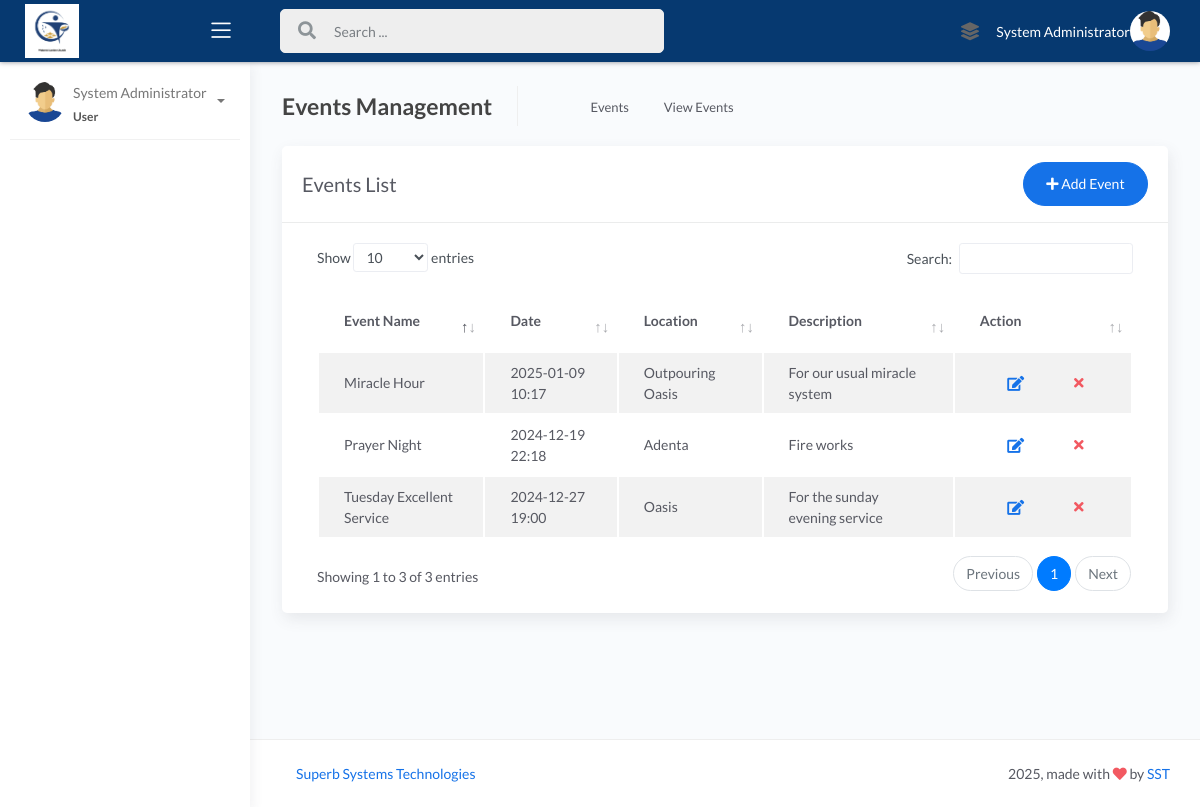
/events/view_events.php (signed in), run on the app's committed database.
### tables this page shows
CREATE TABLE `users` (
  `id` int(11) NOT NULL AUTO_INCREMENT,
  `member_id` int(11) DEFAULT NULL,
  `username` varchar(50) NOT NULL,
  `email` varchar(100) NOT NULL,
  `password` varchar(255) NOT NULL,
  `full_name` varchar(100) NOT NULL,
  `status` enum('active','inactive','suspended') NOT NULL DEFAULT 'active',
  `phone` varchar(20) DEFAULT NULL,
  `department` varchar(50) DEFAULT NULL,
  `position` varchar(50) DEFAULT NULL,
  `last_login` datetime DEFAULT NULL,
  `login_attempts` int(11) DEFAULT 0,
  `password_reset_token` varchar(100) DEFAULT NULL,
  `password_reset_expires` datetime DEFAULT NULL,
  `profile_image` varchar(255) DEFAULT NULL,
  `permissions` text DEFAULT NULL,
  `created_by` int(11) DEFAULT NULL,
  `created_at` timestamp NOT NULL DEFAULT current_timestamp(),
  `updated_at` timestamp NOT NULL DEFAULT current_timestamp() ON UPDATE current_timestamp(),
  `password_changed` tinyint(1) NOT NULL DEFAULT 0 COMMENT 'Flag to check if first-time password has been changed',
  PRIMARY KEY (`id`),
  UNIQUE KEY `username` (`username`),
  KEY `created_by` (`created_by`),
  KEY `idx_member_id` (`member_id`),
  CONSTRAINT `fk_user_member` FOREIGN KEY (`member_id`) REFERENCES `members` (`id`) ON DELETE SET NULL ON UPDATE CASCADE,
  CONSTRAINT `users_creator_fk` FOREIGN KEY (`created_by`) REFERENCES `users` (`id`) ON DELETE SET NULL
);

CREATE TABLE `events` (
  `id` int(11) NOT NULL AUTO_INCREMENT,
  `event_name` varchar(100) NOT NULL,
  `event_date` datetime NOT NULL,
  `location` varchar(100) DEFAULT NULL,
  `description` text DEFAULT NULL,
  PRIMARY KEY (`id`)
);

### events/view_events.php (the view, shortened to what this page needs)
<?php
require_once '../includes/auth.php';
?>
<!DOCTYPE html>
<html lang="en">
<head>
    <link rel="stylesheet" href="../res/assets/css/bootstrap.min.css">
    <link rel="stylesheet" href="../res/assets/css/atlantis.min.css">
</head>
<body>
    <div class="wrapper">
        <?php include '../res/main_header.php'; ?>
        <?php include '../res/sidebar.php'; ?>
        <div class="main-panel">
            <div class="content">
                <div class="page-inner">
                    <div class="page-header">
                        <h4 class="page-title">Events Management</h4>
                        <ul class="breadcrumbs">
                            <li class="nav-home">
                                <a href="#">
                                    <i class="flaticon-home"></i>
                                </a>
                            </li>
                            <li class="separator">
                                <i class="flaticon-right-arrow"></i>
                            </li>
                            <li class="nav-item">
                                <a href="#">Events</a>
                            </li>
                            <li class="separator">
                                <i class="flaticon-right-arrow"></i>
                            </li>
                            <li class="nav-item">
                                <a href="#">View Events</a>
                            </li>
                        </ul>
                    </div>
                    <div class="row">
                        <div class="col-md-12">
                            <div class="card">
                                <div class="card-header">
                                    <div class="d-flex align-items-center">
                                        <h4 class="card-title">Events List</h4>
                                        <button class="btn btn-primary btn-round ml-auto" data-toggle="modal" data-target="#addEventModal">
                                            <i class="fa fa-plus"></i>
                                            Add Event
                                        </button>
                                    </div>
                                </div>
                                <div class="card-body">
                                    <div class="table-responsive">
                                        <table id="events-table" class="display table table-striped table-hover">
                                            <thead>
                                                <tr>
                                                    <th>Event Name</th>
                                                    <th>Date</th>
                                                    <th>Location</th>
                                                    <th>Description</th>
                                                    <th style="width: 10%">Action</th>
                                                </tr>
                                            </thead>
                                            <tbody>
                                                <?php
                                                $sql = "SELECT * FROM events ORDER BY event_date DESC";
                                                $stmt = $pdo->query($sql);
                                                while ($row = $stmt->fetch(PDO::FETCH_ASSOC)) {
                                                    echo "<tr>";
                                                    echo "<td>{$row['event_name']}</td>";
                                                    echo "<td>" . date('Y-m-d H:i', strtotime($row['event_date'])) . "</td>";
                                                    echo "<td>{$row['location']}</td>";
                                                    echo "<td>{$row['description']}</td>";
                                                    echo "<td>
                                                            <div class='form-button-action'>
                                                                <a href='event_management.php?id={$row['id']}'
                                                                   data-toggle='tooltip'
                                                                   title=''
                                                                   class='btn btn-link btn-primary btn-lg'
                                                                   data-original-title='Edit Event'>
                                                                    <i class='fa fa-edit'></i>
                                                                </a>
                                                                <button type='button'
                                                                        data-toggle='tooltip'
                                                                        title=''
                                                                        class='btn btn-link btn-danger'
                                                                        data-original-title='Remove'
                                                                        onclick='deleteEvent({$row['id']})'>
                                                                    <i class='fa fa-times'></i>
                                                                </button>
                                                            </div>
                                                          </td>";
                                                    echo "</tr>";
                                                }
                                                ?>
                                            </tbody>
                                        </table>
                                    </div>
                                </div>
                            </div>
                        </div>
                    </div>
                </div>
            </div>
            <?php include '../res/footer.php'; ?>
        </div>
    </div>
</body>
</html>

### res/main_header.php (shortened to what this page needs)
	<div class="main-header">
                        <div class="logo-header" data-background-color="#964B00" style="background-color: #063970">
				<a href="dashboard.php" class="logo">
                                    <img src="../loginres/images/wateredgardenchurch.jpg" alt="navbar brand" class="navbar-brand" height="87%">
				</a>
				<div class="nav-toggle">
					<button class="btn btn-toggle toggle-sidebar">
						<i class="icon-menu"></i>
					</button>
				</div>
			</div>
			<nav class="navbar navbar-header navbar-expand-lg" style="background-color: #063970">
				<div class="container-fluid">
					<div class="collapse" id="search-nav">
						<form class="navbar-left navbar-form nav-search mr-md-3">
							<div class="input-group">
								<div class="input-group-prepend">
									<button type="submit" class="btn btn-search pr-1">
										<i class="fa fa-search search-icon"></i>
									</button>
								</div>
								<input type="text" placeholder="Search ..." class="form-control">
							</div>
						</form>
					</div>
					<ul class="navbar-nav topbar-nav ml-md-auto align-items-center">
						<li class="nav-item dropdown hidden-caret">
							<a class="nav-link" data-toggle="dropdown" href="#" aria-expanded="false">
								<i class="fas fa-layer-group"></i>
							</a>
						</li>
                                                <?php
$stmt = $pdo->prepare("SELECT u.*, COALESCE(u.profile_image, '../res/assets/img/profile.jpg') as display_image
                       FROM users u
                       WHERE u.id = ?");
$stmt->execute([$_SESSION['user_id']]);
$currentUser = $stmt->fetch();
$roleDisplay = ucfirst($currentUser['role'] ?? 'User');
$profileImage = !empty($currentUser['profile_image']) && file_exists($currentUser['profile_image'])
    ? $currentUser['profile_image']
    : '../res/assets/img/usercoloredicon.png';
?>
                                                <a style="color:white"><?php echo htmlspecialchars($currentUser['full_name'] ?? 'User'); ?></a><li class="nav-item dropdown hidden-caret">
							<a class="dropdown-toggle profile-pic" data-toggle="dropdown" href="#" aria-expanded="false">
								<div class="avatar-sm">
									<img src="../res/assets/img/usercoloredicon.png" alt="..." class="avatar-img rounded-circle">
								</div>
							</a>
						</li>
					</ul>
				</div>
			</nav>
		</div>

### res/sidebar.php (shortened to what this page needs)
<div class="sidebar sidebar-style-2">
    <div class="sidebar-wrapper scrollbar scrollbar-inner">
        <div class="sidebar-content">
            <div class="user">
                <div class="avatar-sm float-left mr-2">
                    <img src="<?php echo htmlspecialchars($profileImage); ?>" alt="..." class="avatar-img rounded-circle">
                </div>
                <div class="info">
                    <a data-toggle="collapse" href="#collapseExample" aria-expanded="true">
                        <span>
                            <?php echo htmlspecialchars($currentUser['full_name'] ?? 'User'); ?>
                            <span class="user-level"><?php echo htmlspecialchars($roleDisplay); ?></span>
                            <span class="caret"></span>
                        </span>
                    </a>
                </div>
            </div>
        </div>
    </div>
</div>

### data on the page
users: full_name "System Administrator"
events: event_name "Miracle Hour", event_date "2025-01-09 10:17", location "Outpouring Oasis", description "For our usual miracle system"
events: event_name "Tuesday Excellent Service", event_date "2024-12-27 19:00", location "Oasis", description "For the sunday evening service"
events: event_name "Prayer Night", event_date "2024-12-19 22:18", location "Adenta", description "Fire works"

### other printed values
$roleDisplay "User"
